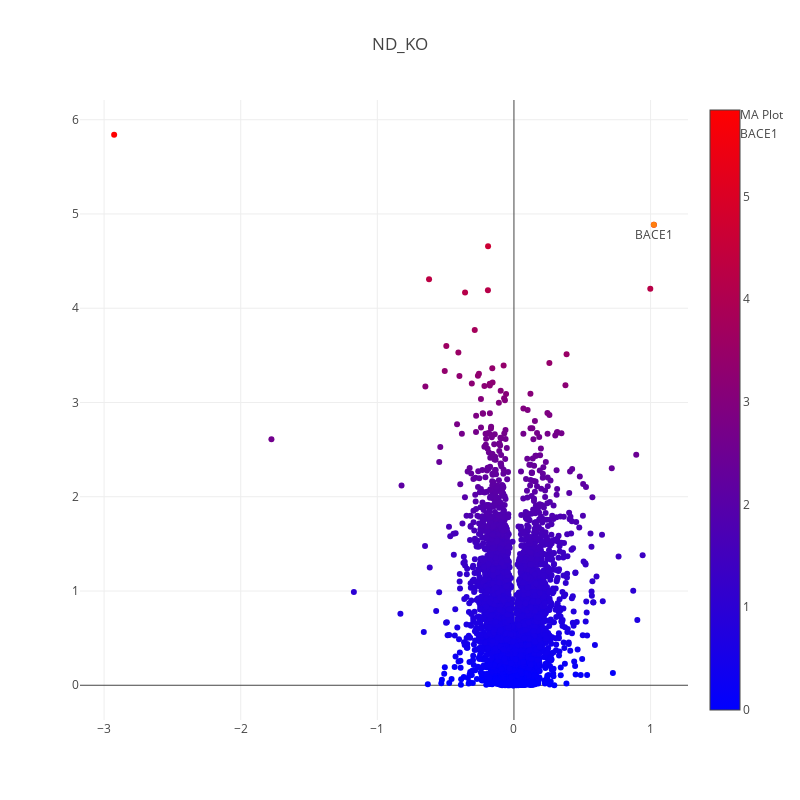

Here is the notebook cell this chart was saved with:
### Code cell
#interactive plot
trace_1 = go.Scatter(
    x=hippo_df['log2_fc_{}'.format(tag)],
    y=hippo_df['log10_{}_pvalue'.format(tag)],
    mode='markers',
    name='MA Plot',
    text = [df.loc[i]['Fasta headers'].split('|')[2].split(';')[0].split(' ')[0] for i in hippo_df.index.values],
    hoverinfo = 'text',
    marker=dict(
        #size=16,
        color = hippo_df['log10_{}_pvalue'.format(tag)], #set color equal to a variable
        colorscale='Bluered',
        showscale=True
    )
)


annot_1 = go.Scatter(
    x=[hippo_df.loc[bace_index]['log2_fc_{}'.format(tag)]],
    y=[hippo_df.loc[bace_index]['log10_{}_pvalue'.format(tag)]],
    mode='markers+text',
    name='BACE1',
    text=['BACE1'],
    textposition='bottom center'
)
layout = dict(title=tag,
             width=800,
             height=800,
              
             )

fig = go.Figure(data=[trace_1,annot_1], 
                layout=layout)
iplot(fig, filename='test')

### Figure 1 — Plotly figure (JSON) as saved in the notebook; plotly's stock layout.template omitted (floating-point values rounded to 4 significant figures; data arrays with more than 128 entries replaced by an {"elided": "..."} marker saying what was removed)
{"data": [{"hoverinfo": "text", "marker": {"color": {"elided": "5866 float values"}, "colorscale": "Bluered", "showscale": true}, "mode": "markers", "name": "MA Plot", "text": {"elided": "5866 str values"}, "type": "scatter", "uid": "4c1f291e-4738-45d6-915c-26dd3b9b1283", "x": {"elided": "5866 float values"}, "y": {"elided": "5866 float values"}}, {"mode": "markers+text", "name": "BACE1", "text": ["BACE1"], "textposition": "bottom center", "type": "scatter", "uid": "ca473d4b-7028-4ab6-86bb-52cb4ab7cda5", "x": [1.024], "y": [4.885]}], "layout": {"height": 800, "title": {"text": "ND_KO"}, "width": 800}}
